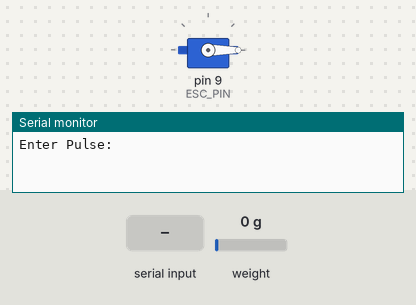
This sketch was run on a simulated Arduino Uno, built with avr-gcc and run on an emulated ATmega328P. On the bench: servo, the last lines printed to the serial monitor. Inputs (shaded band) come from the test bench; at power-on: weight on the scale 0 g.

Above: at 4.2 s.
4.3 s: "30,150\n" received over Serial
At 5.1 s:
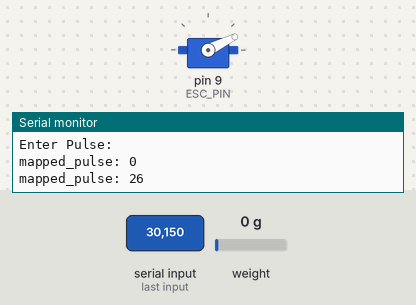
6.0 s: "5\n" received over Serial
At 6.3 s:
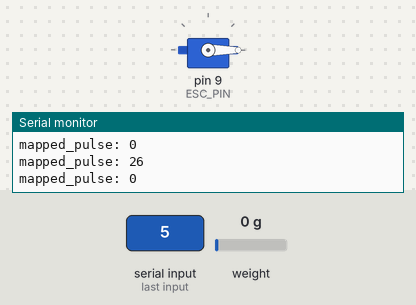
Timing chart, 0 to 9.0 s (numbered marks = the images above; inputs shaded):
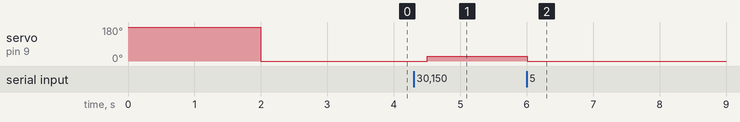

The sketch:

temp_force_calc.ino
```cpp
// Most up to date
#include <Servo.h>
#include "HX711.h"
#define CALIBRATION_FACTOR -60000.0
#define LOADCELL_DOUT_PIN  2
#define LOADCELL_SCK_PIN  3
// has to be 100 since load cell cannot keep up
static const int SAMPLING_PERIOD = 100;
static const float LOAD_CELL_SCALE = .0035;
static const float LOAD_CELL_BIAS = 6.5861;
static const int ESC_PIN = 9;
static const int SIG_FIG = 5;
unsigned int current_pulse = 0;
unsigned long last_millis = 0;
float input_volt;
String number_input;
String string_pulse = "mapped_pulse: ";
String comma = ",";
// create servo object to control the ESC
Servo ESC;
HX711 scale;

void setup() {
  Serial.begin(115200);
  scale.begin(LOADCELL_DOUT_PIN, LOADCELL_SCK_PIN);
  scale.set_scale(CALIBRATION_FACTOR);
  ESC.attach(ESC_PIN, 1000, 2000);
  ESC.write(180);
  delay(2000);
  ESC.write(0);
  scale.tare();
  Serial.println("Enter Pulse: " );
}
void loop() {
  // go into this loop only when there is data available
  if (Serial.available()) {
    current_pulse = Serial.parseInt();
    esc_control();
  }
  else {
    // only print when the motor is running
      if (millis() - last_millis >= SAMPLING_PERIOD )
  {
    input_volt = scale.get_units(), SIG_FIG;
    //calls function lb_Calc to get force(lb)
    float lb_conv = lb_calc(input_volt);
    //Serial.print(lb_conv, SIG_FIG);
    //Serial.print(comma);
    //Serial.println(millis());
    last_millis = millis();
  }
}
  // clears the remaining data being sent
  int incomingByte = Serial.read();
  delay(75);
}
//function where Force(lb) is calculated
float lb_calc(float lb_meas) {
  //equation that is used to get our output
  float lb_conv = (lb_meas - LOAD_CELL_SCALE) / LOAD_CELL_BIAS;
  return lb_conv;
}

// Sends value to the ESC that runs the motor
void esc_control() {
  //Must be a value between 0-1023
  if (current_pulse >= 0 && current_pulse <= 1023) {
    //Serial.println(string_received + current_pulse);
    // scale it to use it with the servo library (value between 0 and 180)
    int mapped_pulse = map(current_pulse, 0, 1023, 0, 180);
    Serial.println(string_pulse + mapped_pulse);
    // Send the signal to the ESC
    ESC.write(mapped_pulse);
  }
  else {
    Serial.println("Invalid Number");
  }
}
```

Measured:
- after the input at 4.3 s, servo on pin 9 (ESC_PIN): 0° → 26° after 0.20 s
- after the input at 6.0 s, servo on pin 9 (ESC_PIN): 26° → 0° at once
